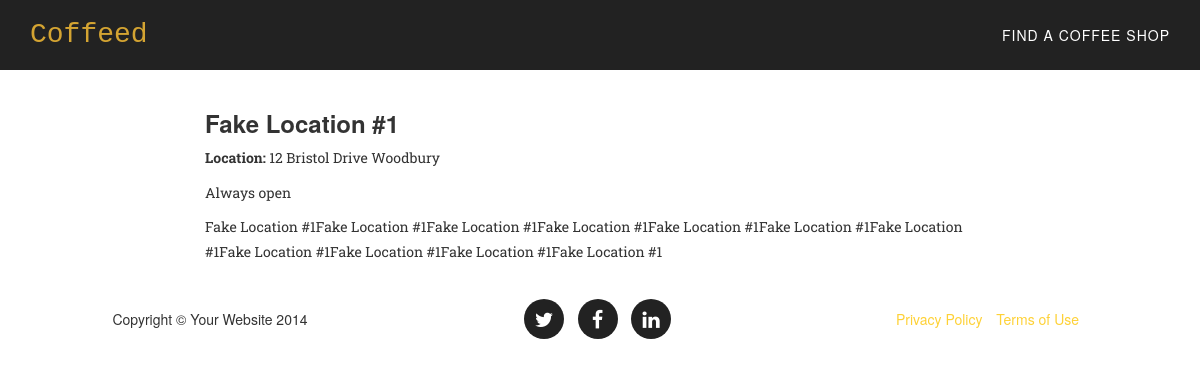
Screenshot of /location/1/detail/ with the database file from the repository.
### core/models.py (models this page shows, shortened)
class Location(models.Model):
	title = models.CharField(max_length=300)
	description = models.TextField(null=True, blank=True)
	address = models.TextField(null=True, blank=True)
	hours = models.TextField(null=True, blank=True)
	image_file = models.ImageField(upload_to=upload_to_location, null=True, blank=True)
	created_at = models.DateTimeField(auto_now_add=True)

### core/views.py (the view)
# urls.py: url(r'location/(?P<pk>\d+)/detail/$', coreviews.LocationDetailView.as_view(), name='location_list'),
class LocationDetailView(DetailView):
	model = coremodels.Location
	template_name = 'location/detail.html'
	context_object_name = 'location'

### templates/location/detail.html
{% extends "base/Theme.html" %}
{% block main_content %}
<div class="row main-content">
	<div class="col-md-2"></div>
	<div class="col-md-8">
		<div>
		<h3>{{ location.title }}</h3>
		{% if location.address %}<p><b>Location: </b>{{ location.address }}</p>{% endif %}
 		{% if location.hours %}<p>{{ location.hours }}</p>{% endif %}
		<p>{{ location.description }}</p>
		</div>
	</div>
	<div class="col-md-2"></div>
</div>
{% endblock %}

### templates/base/Theme.html (shortened to what this page needs)
{% extends "base/index.html" %}
{% block navigation %}
	<li>
		<a class="page-scroll" href="/location"> Find a Coffee Shop</a>
	</li>
{% endblock %}

### templates/base/index.html (shortened to what this page needs)
<!DOCTYPE html>
{% load staticfiles %}
<html lang="en">
<head>
    <link href="{% static "css/bootstrap.min.css" %}" rel="stylesheet">
    <link href="{% static "css/agency.css" %}" rel="stylesheet">
    <link href="{% static "font-awesome/css/font-awesome.min.css" %}" rel="stylesheet" type="text/css">
</head>
<body id="page-top" class="index">
    <nav class="navbar navbar-default navbar-fixed-top">
        <div class="container">
            <div class="navbar-header page-scroll">
                <a class="navbar-brand page-scroll" href="/">Coffeed</a>
            </div>
            <div class="collapse navbar-collapse" id="bs-example-navbar-collapse-1">
                <ul class="nav navbar-nav navbar-right">
                    {% block navigation %}{% endblock %}
                </ul>
            </div>
        </div>
    </nav>
    {% block main_content %}{% endblock %}
    <footer>
        <div class="container">
            <div class="row">
                <div class="col-md-4">
                    <span class="copyright">Copyright &copy; Your Website 2014</span>
                </div>
                <div class="col-md-4">
                    <ul class="list-inline social-buttons">
                        <li><a href="#"><i class="fa fa-twitter"></i></a>
                        </li>
                        <li><a href="#"><i class="fa fa-facebook"></i></a>
                        </li>
                        <li><a href="#"><i class="fa fa-linkedin"></i></a>
                        </li>
                    </ul>
                </div>
                <div class="col-md-4">
                    <ul class="list-inline quicklinks">
                        <li><a href="#">Privacy Policy</a>
                        </li>
                        <li><a href="#">Terms of Use</a>
                        </li>
                    </ul>
                </div>
            </div>
        </div>
    </footer>
</body>
</html>

### static/css/agency.css (style rules this page uses)
body { overflow-x: hidden; font-family: "Roboto Slab","Helvetica Neue",Helvetica,Arial,sans-serif; }
p { font-size: 14px; line-height: 1.75; }
a, a:hover, a:focus, a:active, a.active { outline: 0; }
a { color: #fed136; }
h1, h2, h3, h4, h5, h6 { font-family: Montserrat,"Helvetica Neue",Helvetica,Arial,sans-serif; font-weight: 700; }
.navbar-default { border-color: transparent; background-color: #222; }
.navbar-default .navbar-brand { font-family: "Kaushan Script","Helvetica Neue",Helvetica,Arial,cursive; color: #fed136; }
.navbar-default .navbar-collapse { border-color: rgba(255,255,255,.02); }
.navbar-default .nav li a { text-transform: uppercase; font-family: Montserrat,"Helvetica Neue",Helvetica,Arial,sans-serif; font-weight: 400; letter-spacing: 1px; color: #fff; }
@media (min-width:768px) { .navbar-default { padding: 10px 0; border: 0; background-color: #222; -webkit-transition: padding .3s; -moz-transition: padding .3s; transition: padding .3s; } }
@media (min-width:768px) { .navbar-default .navbar-brand { font-size: 2em; -webkit-transition: all .3s; -moz-transition: all .3s; transition: all .3s; } }
footer { padding: 25px 0; text-align: center; }
footer span.copyright { text-transform: uppercase; text-transform: none; font-family: Montserrat,"Helvetica Neue",Helvetica,Arial,sans-serif; line-height: 40px; }
footer ul.quicklinks { margin-bottom: 0; text-transform: uppercase; text-transform: none; font-family: Montserrat,"Helvetica Neue",Helvetica,Arial,sans-serif; line-height: 40px; }
ul.social-buttons { margin-bottom: 0; }
ul.social-buttons li a { display: block; width: 40px; height: 40px; border-radius: 100%; font-size: 20px; line-height: 40px; outline: 0; color: #fff; background-color: #222; -webkit-transition: all .3s; -moz-transition: all .3s; transition: all .3s; }
body { webkit-tap-highlight-color: #fed136; }
.navbar-default .navbar-brand { font-family: "Lucida Console", Monaco, monospace; color: #d4a432; }
.main-content { padding-top: 90px; }

### rows the page displays
Location: title "Fake Location #1", address "12 Bristol Drive Woodbury", hours "Always open", description "Fake Location #1Fake Location #1Fake Location #1Fake Location #1Fake Location #1Fake Location #1Fake Location #1Fake Location #1Fake Location #1Fake Location #1Fake Location #1"
